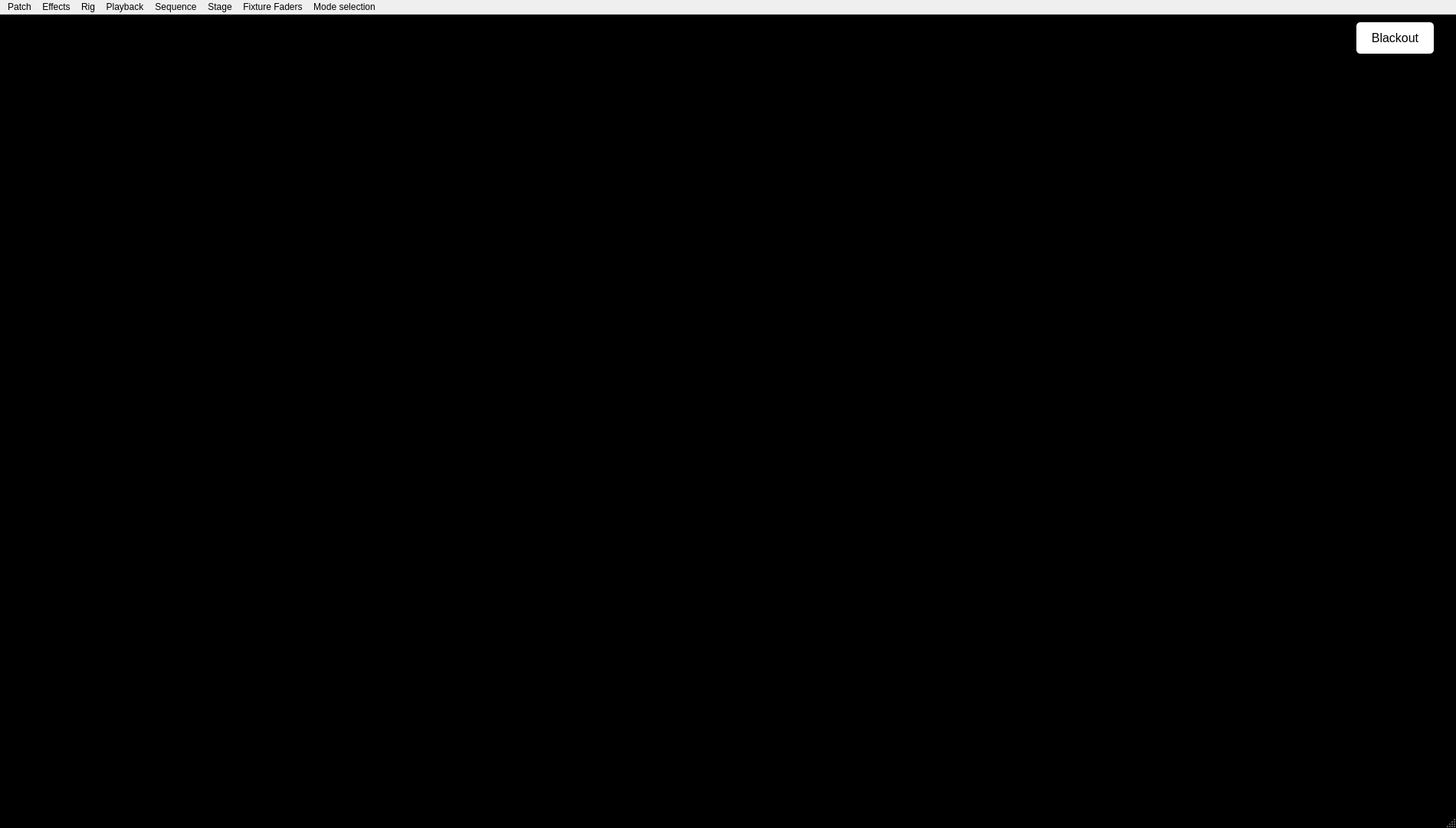
<?xml version="1.0" encoding="UTF-8"?>
<ui version="4.0">
 <class>MainWindow</class>
 <widget class="QMainWindow" name="MainWindow">
  <property name="geometry">
   <rect>
    <x>0</x>
    <y>0</y>
    <width>1900</width>
    <height>1080</height>
   </rect>
  </property>
  <property name="windowTitle">
   <string>MainWindow</string>
  </property>
  <property name="styleSheet">
   <string notr="true">QAction{color:white;}
QMainWindow{color:white;background-color:black;}
</string>
  </property>
  <widget class="QWidget" name="centralwidget">
   <widget class="QPushButton" name="blackout_button">
    <property name="geometry">
     <rect>
      <x>1770</x>
      <y>10</y>
      <width>101</width>
      <height>41</height>
     </rect>
    </property>
    <property name="font">
     <font>
      <pointsize>12</pointsize>
     </font>
    </property>
    <property name="styleSheet">
     <string notr="true">QPushButton::checked{background-color:yellow;border-radius:5px;}
QPushButton{background-color:white;border-radius:5px;}</string>
    </property>
    <property name="text">
     <string>Blackout</string>
    </property>
    <property name="checkable">
     <bool>true</bool>
    </property>
   </widget>
  </widget>
  <widget class="QMenuBar" name="menubar">
   <property name="geometry">
    <rect>
     <x>0</x>
     <y>0</y>
     <width>1900</width>
     <height>22</height>
    </rect>
   </property>
   <widget class="QMenu" name="menuPatch">
    <property name="title">
     <string>Patch</string>
    </property>
    <addaction name="patch_action"/>
   </widget>
   <widget class="QMenu" name="menuEffects">
    <property name="title">
     <string>Effects</string>
    </property>
    <addaction name="effects_action"/>
    <addaction name="select_lights_action"/>
    <addaction name="select_all_lights_action"/>
    <addaction name="select_light_type_action"/>
   </widget>
   <widget class="QMenu" name="menuRig">
    <property name="title">
     <string>Rig</string>
    </property>
    <addaction name="open_rig_action"/>
    <addaction name="save_rig_action"/>
   </widget>
   <widget class="QMenu" name="menuPlayback">
    <property name="title">
     <string>Playback</string>
    </property>
    <addaction name="record_playback_action"/>
    <addaction name="save_playback_action"/>
   </widget>
   <widget class="QMenu" name="menuSequence">
    <property name="title">
     <string>Sequence</string>
    </property>
    <addaction name="sequence_action"/>
    <addaction name="open_sequence_action"/>
    <addaction name="stop_sequence_action"/>
   </widget>
   <widget class="QMenu" name="menuCreate_Light_Type">
    <property name="title">
     <string>Stage</string>
    </property>
    <addaction name="stage_creator_action"/>
    <addaction name="open_stage_action"/>
   </widget>
   <widget class="QMenu" name="menuFixture_Sliders">
    <property name="title">
     <string>Fixture Faders</string>
    </property>
    <addaction name="fixture_faders_action"/>
   </widget>
   <widget class="QMenu" name="menuMode_selection">
    <property name="title">
     <string>Mode selection</string>
    </property>
    <addaction name="mode_selection_action"/>
   </widget>
   <addaction name="menuPatch"/>
   <addaction name="menuEffects"/>
   <addaction name="menuRig"/>
   <addaction name="menuPlayback"/>
   <addaction name="menuSequence"/>
   <addaction name="menuCreate_Light_Type"/>
   <addaction name="menuFixture_Sliders"/>
   <addaction name="menuMode_selection"/>
  </widget>
  <widget class="QStatusBar" name="statusbar"/>
  <action name="patch_action">
   <property name="text">
    <string>Patch New Light</string>
   </property>
  </action>
  <action name="effects_action">
   <property name="text">
    <string>Effects Window</string>
   </property>
  </action>
  <action name="select_lights_action">
   <property name="checkable">
    <bool>true</bool>
   </property>
   <property name="text">
    <string>Select Lights</string>
   </property>
  </action>
  <action name="select_all_lights_action">
   <property name="checkable">
    <bool>false</bool>
   </property>
   <property name="text">
    <string>Select All Lights</string>
   </property>
  </action>
  <action name="select_light_type_action">
   <property name="text">
    <string>Select Light Type</string>
   </property>
  </action>
  <action name="choose_colour_action">
   <property name="text">
    <string>Choose Colour</string>
   </property>
  </action>
  <action name="mode_selection_action">
   <property name="text">
    <string>Mode selection</string>
   </property>
  </action>
  <action name="open_rig_action">
   <property name="text">
    <string>Open Rig</string>
   </property>
  </action>
  <action name="save_rig_action">
   <property name="text">
    <string>Save Rig</string>
   </property>
  </action>
  <action name="record_playback_action">
   <property name="text">
    <string>Record Playback</string>
   </property>
  </action>
  <action name="save_playback_action">
   <property name="text">
    <string>Save Playback</string>
   </property>
  </action>
  <action name="sequence_action">
   <property name="text">
    <string>Sequence Window</string>
   </property>
  </action>
  <action name="open_sequence_action">
   <property name="text">
    <string>Open Sequence</string>
   </property>
  </action>
  <action name="stop_sequence_action">
   <property name="text">
    <string>Stop Sequence</string>
   </property>
  </action>
  <action name="stage_creator_action">
   <property name="text">
    <string>Stage Creator Window</string>
   </property>
  </action>
  <action name="open_stage_action">
   <property name="text">
    <string>Open Stage</string>
   </property>
  </action>
  <action name="fixture_faders_action">
   <property name="text">
    <string>Fixture Faders</string>
   </property>
  </action>
 </widget>
 <resources/>
 <connections/>
</ui>
